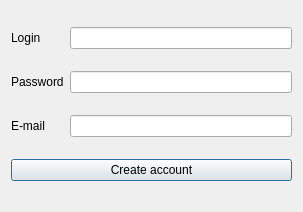
<?xml version="1.0" encoding="UTF-8"?>
<ui version="4.0">
 <class>AccountCreationDlg</class>
 <widget class="QDialog" name="AccountCreationDlg">
  <property name="geometry">
   <rect>
    <x>0</x>
    <y>0</y>
    <width>303</width>
    <height>212</height>
   </rect>
  </property>
  <property name="windowTitle">
   <string>Create new account</string>
  </property>
  <layout class="QGridLayout" name="gridLayout">
   <item row="0" column="0">
    <widget class="QLabel" name="label_3">
     <property name="text">
      <string>Login</string>
     </property>
    </widget>
   </item>
   <item row="0" column="1">
    <widget class="QLineEdit" name="user_login"/>
   </item>
   <item row="1" column="0">
    <widget class="QLabel" name="label_4">
     <property name="text">
      <string>Password</string>
     </property>
    </widget>
   </item>
   <item row="1" column="1">
    <widget class="QLineEdit" name="user_password">
     <property name="echoMode">
      <enum>QLineEdit::EchoMode::PasswordEchoOnEdit</enum>
     </property>
    </widget>
   </item>
   <item row="2" column="0">
    <widget class="QLabel" name="label_5">
     <property name="text">
      <string>E-mail</string>
     </property>
    </widget>
   </item>
   <item row="2" column="1">
    <widget class="QLineEdit" name="user_email"/>
   </item>
   <item row="3" column="0" colspan="2">
    <widget class="QPushButton" name="create_account_button">
     <property name="text">
      <string>Create account</string>
     </property>
    </widget>
   </item>
  </layout>
 </widget>
 <resources/>
 <connections/>
</ui>
